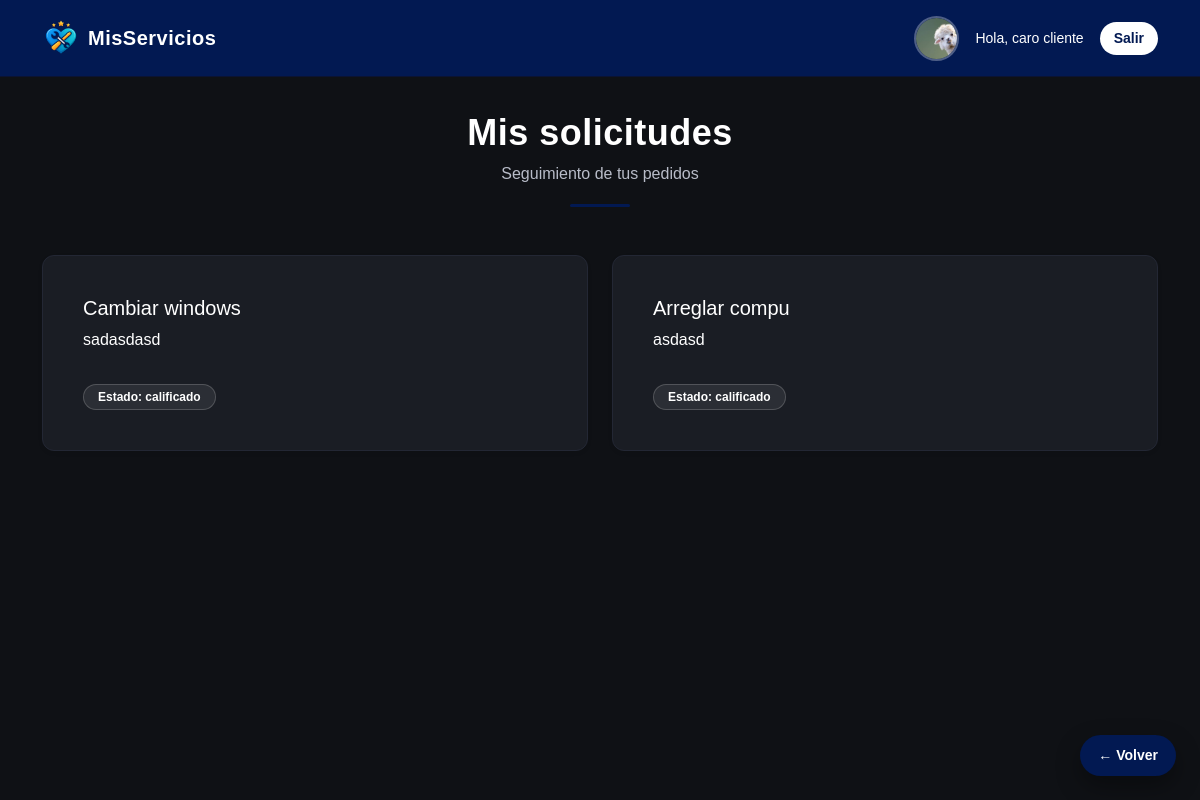
/mis-solicitudes (signed in), run on an earlier commit of the app's database.
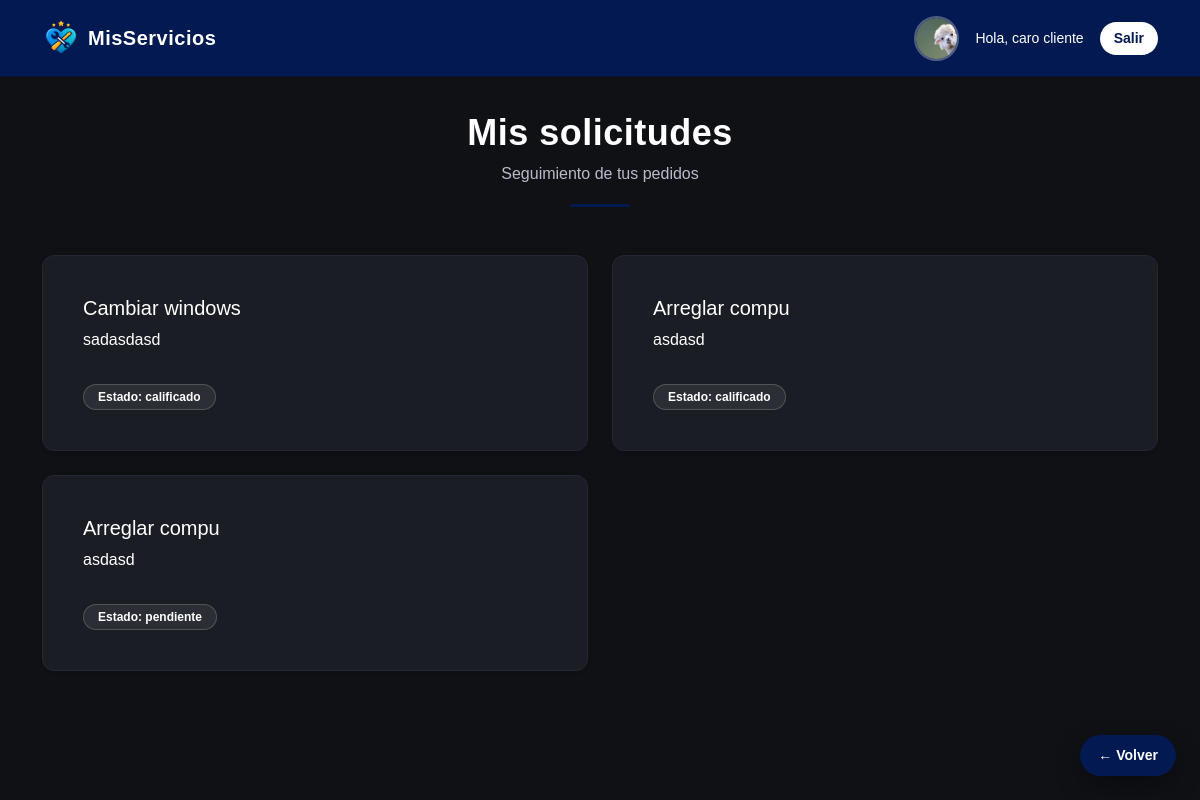
And on a later commit of the database.
### models.py (models this page shows, shortened)
class SolicitudTrabajo(db.Model):
    __tablename__ = 'solicitudes_trabajo'
    id = db.Column(db.Integer, primary_key=True)
    descripcion = db.Column(db.Text, nullable=False)
    archivo = db.Column(db.String(200))
    estado = db.Column(db.String(30), default='pendiente')
    cliente_id = db.Column(db.Integer, db.ForeignKey('usuarios.id'))
    servicio_id = db.Column(db.Integer, db.ForeignKey('servicios.id'))
    cliente = db.relationship('Usuario', backref='solicitudes')
    servicio = db.relationship('Servicio', backref='solicitudes')

class Servicio(db.Model):
    __tablename__ = 'servicios'
    id = db.Column(db.Integer, primary_key=True)
    titulo = db.Column(db.String(100), nullable=False)
    descripcion = db.Column(db.Text, nullable=False)
    categoria = db.Column(db.String(50), nullable=False)
    usuario_id = db.Column(
        db.Integer,
        db.ForeignKey('usuarios.id'),
        nullable=False
    )
    usuario = db.relationship('Usuario', backref='servicios', lazy=True)
    calificaciones = db.relationship(
        'Calificacion',
        backref='servicio',
        lazy=True,
        cascade='all, delete-orphan'
    )

### app.py (the view)
@app.route('/mis-solicitudes')
@login_required
def mis_solicitudes():
    if current_user.rol != 'cliente':
        flash('Acceso no autorizado')
        return redirect(url_for('dashboard'))
    solicitudes = SolicitudTrabajo.query.filter_by(
        cliente_id=current_user.id
    ).all()
    return render_template(
        'mis_solicitudes.html',
        solicitudes=solicitudes
    )

### app.py (called while the page is built)
@login_manager.user_loader
def load_user(user_id):
    return Usuario.query.get(int(user_id))

### templates/mis_solicitudes.html
{% extends "base.html" %}
{% block page_header %}
    {% set titulo = "Mis solicitudes" %}
    {% set subtitulo = "Seguimiento de tus pedidos" %}
    {% include "components/page_header.html" %}
{% endblock %}
{% block content %}
{% if solicitudes %}
<div class="row g-4">
    {% for s in solicitudes %}
    <div class="col-12 col-lg-6">
        <div class="card h-100 shadow-sm">
            <div class="card-body d-flex flex-column">
                <h5 class="mb-2">
                    {{ s.servicio.titulo }}
                </h5>
                <p class="card-text flex-grow-1">
                    {{ s.descripcion }}
                </p>
                <div class="mt-3">
                    {% if s.estado == 'realizado' %}
                        <a href="{{ url_for('calificar_trabajo', solicitud_id=s.id) }}"
                           class="btn btn-primary w-100">
                            Calificar servicio
                        </a>
                    {% else %}
                        <span class="badge bg-primary">
                            Estado: {{ s.estado }}
                        </span>
                    {% endif %}
                </div>
            </div>
        </div>
    </div>
    {% endfor %}
</div>
{% else %}
<p class="text-muted text-center">
    Aún no realizaste solicitudes.
</p>
{% endif %}
{% endblock %}

What changed in the data, as far as the page shows it:
added SolicitudTrabajo: servicio.titulo "Arreglar compu", descripcion "asdasd", estado "pendiente"
